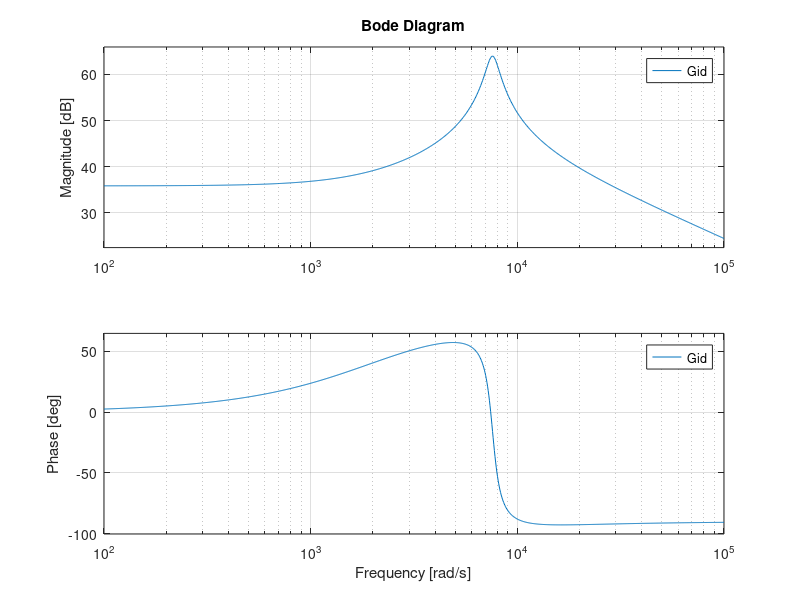

This figure's MATLAB source: (Note: this script raises an error after producing the figure.)
clear all
close all
clc

V_out = 44.4;      % Output voltage [V]
V_outmax = 50.4;
V_outmin = 38.4;

Vin=12;
Pin=100;

N=1                %Number of Interleaved stages, worst case 1(single phase boost), best 4(4 phases IBC)
R=V_out^2/Pin;     %Equivalent Load value to get 44.4V
L=27e-6;           %Inductance
Leq=L/N;           %Equivalent Inductance considering the interleaving stage

C=47e-6;           %Output Capacitance

f_s = 400e3;       % Switching frequency [Hz]
Dnom = 1-Vin/V_out;         % Duty cycle (must be 0.5 <= D < 1)
Dmin=1-Vin/V_outmin;
Dmax=1-Vin/V_outmax;

D=Dnom;            % To design the controller select the nominal duty cycle
%Control to output transfer function
w_rhpz = (1-D)^2 * R/Leq;
gvd0 = Vin /(1-D)^3;

%Transfer Function properties of the inductor current
w_lhpz = 2/(R*C);           %left hand plane zero 
w0 = (1-D)/(sqrt(Leq*C));   %natural frequency
q = R*(1-D)*sqrt(C/Leq);      %quality factor
gid0 = 2*Vin/(R*(1-D)^3);   %dc gain 

%Transfer function definition
% Define the transfer function (assuming gid0, w_lhpz, q, and w0 are already defined)
% Define the transfer function (assuming gid0, w_lhpz, q, and w0 are defined)
s = tf('s');
Gid = gid0 * (1 + s/w_lhpz) / (1 + s/(q*w0) + (s/w0)^2);

% Generate the Bode plot
bode(Gid);
grid on;

% 1. Extract frequencies
[~, w_peak] = getPeakGain(Gid);
[wn_poles, ~] = damp(pole(Gid));
[wn_zeros, ~] = damp(zero(Gid));

% 2. Apply vertical lines to subplots with dynamic labels
ax = findall(gcf, 'Type', 'axes');

for i = 1:length(ax)
    % 1. Apply IEEE standard formatting to the axes
    set(ax(i), 'FontName', 'Times New Roman', 'FontSize', 10, ...
        'TickLabelInterpreter', 'latex', 'XGrid', 'on', 'YGrid', 'on');
        
    % 2. Highlight Resonance Peak
    
    
    % 3. Highlight Poles
    for p = unique(wn_poles)'
        if p > 0 
            % Using f_0 since \omega_0 is rad/s and you are displaying Hz
            pole_label = sprintf('$$f_0 = %.2f$$ Hz', p/(2*pi));
            xline(ax(i), p, '--', pole_label, ...
                'Color', [0 0.4470 0.7410], 'LineWidth', 1.5, ... % High-contrast Blue
                'LabelVerticalAlignment', 'middle', ...
                'LabelHorizontalAlignment', 'left', ...
                'Interpreter', 'latex', 'FontSize', 9, 'FontName', 'Times New Roman');
        end
    end
    
    % 4. Highlight Zeros
    for z = unique(wn_zeros)'
        if z > 0
            % Using f_{lhpz} for consistency in units
            zero_label = sprintf('$$f_{lhpz} = %.2f$$ Hz', z/(2*pi));
            xline(ax(i), z, '-.', zero_label, ...
                'Color', [0.4660 0.6740 0.1880], 'LineWidth', 1.5, ... % High-contrast Green
                'LabelVerticalAlignment', 'top', ...
                'LabelHorizontalAlignment', 'left', ...
                'Interpreter', 'latex', 'FontSize', 9, 'FontName', 'Times New Roman');
        end
    end
end
%Transfer function of the Hall-Effect sensor 

% 2 set the phase margin
pm=60;

% 3 current loop transfer function phase at wc
wcross = 2*pi*3.5e3;
[mag_gid, phase] = bode(Gid, wcross);


hall_phase = atand(wcross/(2*pi*50e3));

plantphase_tot = phase - hall_phase;
% 4 evaluate the total phase gain
aufa = pm - 180 - plantphase_tot +90;

% 5 evaluate the K-factor
k=tand(45+aufa/2);

% 6. Calcolo dello zero (in rad/s)
w_zc = wcross / k;

% 7. Calcolo del polo ad alta frequenza (in rad/s)
w_pc = wcross * k;

% 8. Calcolo del guadagno dell'integratore (in rad/s)
Sens = 0.066; %V/A
Gcond = 5.71; %gain of the conditioning circuitry
Vm = 3;       %peak value of pwm ramp
Hsense = Sens * Gcond;

% Funzione di trasferimento del sensore
H_s = Hsense / (1 + s/(2*pi*50e3));

% Calcolo della costante wp0c 
w_p0c = wcross / (Hsense * (1/Vm) * mag_gid * k);

% Funzione del compensatore (Tipo 2)
Gci = (w_p0c / s) * (1 + s/w_zc) / (1 + s/w_pc);

% figure;
% bode(Gci);
% title('Bode Diagram - Compensator Gci');
% grid on;

% 1. Read and Parse the LTspice Data File
fileName = 'compensator.txt';
lines = readlines(fileName);

freq_ltspice = [];
mag_ltspice = [];
phase_ltspice = [];

for i = 2:length(lines)
    str = strip(lines(i));
    if strlength(str) == 0
        continue;
    end
    
    % Regex to extract scientific numbers from strings like "(6.70e+01dB,9.91e+01°)"
    nums = regexp(str, '[-+]?[0-9]*\.?[0-9]+(?:[eE][-+]?[0-9]+)?', 'match');
    
    if length(nums) >= 3
        freq_ltspice(end+1, 1) = str2double(nums{1});
        mag_ltspice(end+1, 1)  = str2double(nums{2});
        phase_ltspice(end+1, 1) = str2double(nums{3});
    end
end

% 2. Define IEEE Figure Parameters
figure('Units', 'inches', 'Position', [1, 1, 6.5, 4.0]);
fontName = 'Times New Roman';
fontSize = 10;
colorMag = [0.000 0.447 0.741];   % IEEE-safe Blue for Magnitude
colorPhase = [0.850 0.325 0.098]; % IEEE-safe Rust Red for Phase

% 3. Evaluate Analytical Bode Response (Gci)
w_min = 2 * pi * freq_ltspice(1);
w_max = 2 * pi * freq_ltspice(end);
[mag_an, phase_an, w_an] = bode(Gci, {w_min, w_max});
freq_an = squeeze(w_an) / (2 * pi);
mag_an_dB = squeeze(20 * log10(mag_an));
phase_an_deg = squeeze(phase_an);

% 4. Create Single Plot with Double Y-Axis (yyaxis)
% --- Left Axis: Magnitude (All Blue) ---
yyaxis left
h1 = semilogx(freq_ltspice, mag_ltspice, '-', 'Color', colorMag, 'LineWidth', 1.5);
hold on;
h2 = semilogx(freq_an, mag_an_dB, '--', 'Color', colorMag, 'LineWidth', 1.5);
hold off;

ylabel('Magnitude [dB]', 'Interpreter', 'latex', 'FontName', fontName, 'FontSize', fontSize);
ax = gca;
ax.YColor = colorMag; % Colors the left axis blue to match the magnitude curves

% --- Right Axis: Phase (All Red) ---
yyaxis right
h3 = semilogx(freq_ltspice, phase_ltspice, '-', 'Color', colorPhase, 'LineWidth', 1.5);
hold on;
h4 = semilogx(freq_an, phase_an_deg, '--', 'Color', colorPhase, 'LineWidth', 1.5);
hold off;

ylabel('Phase [deg]', 'Interpreter', 'latex', 'FontName', fontName, 'FontSize', fontSize);
ax.YColor = colorPhase; % Colors the right axis red to match the phase curves

% 5. General Plot Formatting (IEEE Style)
grid on;
xlabel('Frequency [Hz]', 'Interpreter', 'latex', 'FontName', fontName, 'FontSize', fontSize);
title('Bode Comparison ($G_{ci}$ vs. LTspice)', 'Interpreter', 'latex', 'FontName', fontName, 'FontSize', fontSize+1);

% Unified legend clearly distinguishing sources and variables
legend([h1, h2, h3, h4], ...
    {'Mag: LTspice', 'Mag: Analytical', 'Phase: LTspice', 'Phase: Analytical'}, ...
    'Interpreter', 'latex', 'FontName', fontName, 'FontSize', fontSize, 'Location', 'best');

set(gca, 'FontName', fontName, 'FontSize', fontSize);
% Funzione di trasferimento ad anello aperto
Tci = Gci * (1/Vm) * Gid * H_s;

figure;
bode(Tci);
title('Bode Diagram - Open Loop Tci');
margin(Tci); % Questa funzione ti mostrerà in automatico il Margine di Fase!
grid on;
